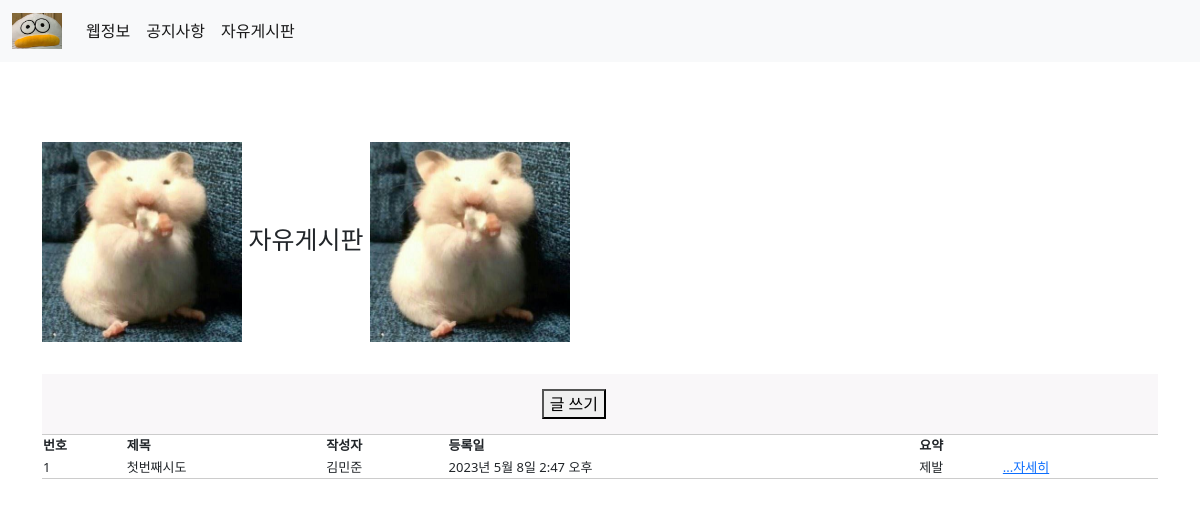
Before: /talking/ with the older database file.
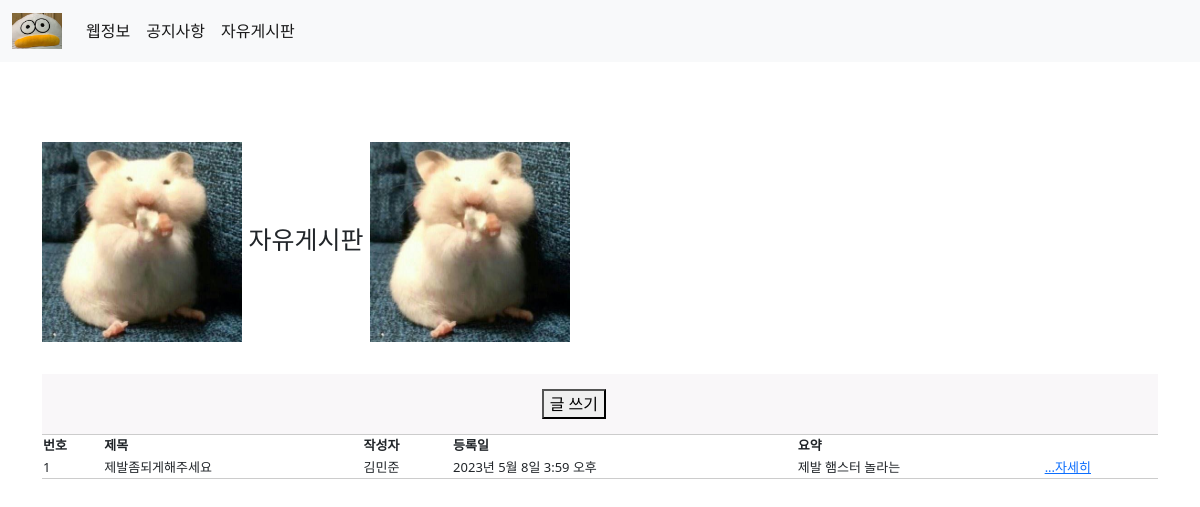
After: the same page with the newer database file.
### main/models.py (models this page shows, shortened)
class Post(models.Model):
    title = models.CharField(max_length = 200)
    writer = models.CharField(max_length = 50)
    pub_date = models.DateTimeField()
    hamster = models.CharField(null=True, max_length = 500)
    weather = models.CharField(null=True, max_length = 50)
    image = models.ImageField(upload_to = 'post/', blank=True, null=True)
    update_image = models.ImageField(upload_to = 'post/update/', blank=True, null=True)
    body = models.TextField()
    def summary(self):
        return self.body[:10]

### main/views.py (the view)
# urls.py: path('talking/', talking, name="talking"),
def talking(request):
    posts=Post.objects.all()
    return render(request, 'main/talking.html', {'posts':posts})

### main/templates/main/talking.html
{% extends 'base.html' %}
{% load static %}
{% block content %}
<section class="notice">
    <div class="page-title">
          <div class="container">
            <img src="{% static 'images/햄스터과일먹는짤.png' %}" style="width:200px; height:200px">
            자유게시판
            <img src="{% static 'images/햄스터과일먹는짤.png' %}" style="width:200px; height:200px">
          </div>
      </div>
      <div id="board-search">
          <div class="container">
              <div class="search-window">
                  <form action="">
                      <div class="search-wrap">
                          <button type="button" onclick="location.href='{% url 'main:new'%}'">글 쓰기</button>
                      </div>
                  </form>
              </div>
          </div>
      </div>
      <div id="board-list">
          <div class="container">
              <table class="board-table">
                  <thead>
                  <tr>
                      <th scope="col" class="th-num">번호</th>
                      <th scope="col" class="th-title">제목</th>
                      <th scope="col" class="th-title">작성자</th>
                      <th scope="col" class="th-date">등록일</th>
                      <th scope="col" class="th-date">요약</th>
                  </tr>
                  </thead>
                  <tbody>
                    <div>
                        {% for post in posts %}
                        <div>
                            <tr>
                                <td scope="col" class="th-num">{{post.id}}</td>
                                <td scope="col" class="th-title">{{post.title}}</td>
                                <td scope="col" class="th-title">{{post.writer}}</td>
                                <td scope="col" class="th-date">{{post.pub_date}}</td>
                                <td scope="col" class="th-title">{{post.summary}}</td>
                                <td scope="col" class="th-title"><a href="{% url 'main:detail' post.id %}">...자세히</a></td>
                            </tr>
                        </div>
                        {% endfor %}
                    </div>
                  </tbody>
              </table>
          </div>
      </div>
</section>
{% endblock %}

Changed rows visible on the page:
changed Post "김민준": title "첫번째시도" → "제발좀되게해주세요"; pub_date "2023년 5월 8일 2:47 오후" → "2023년 5월 8일 3:59 오후"; summary "제발" → "제발 햄스터 놀라는"
